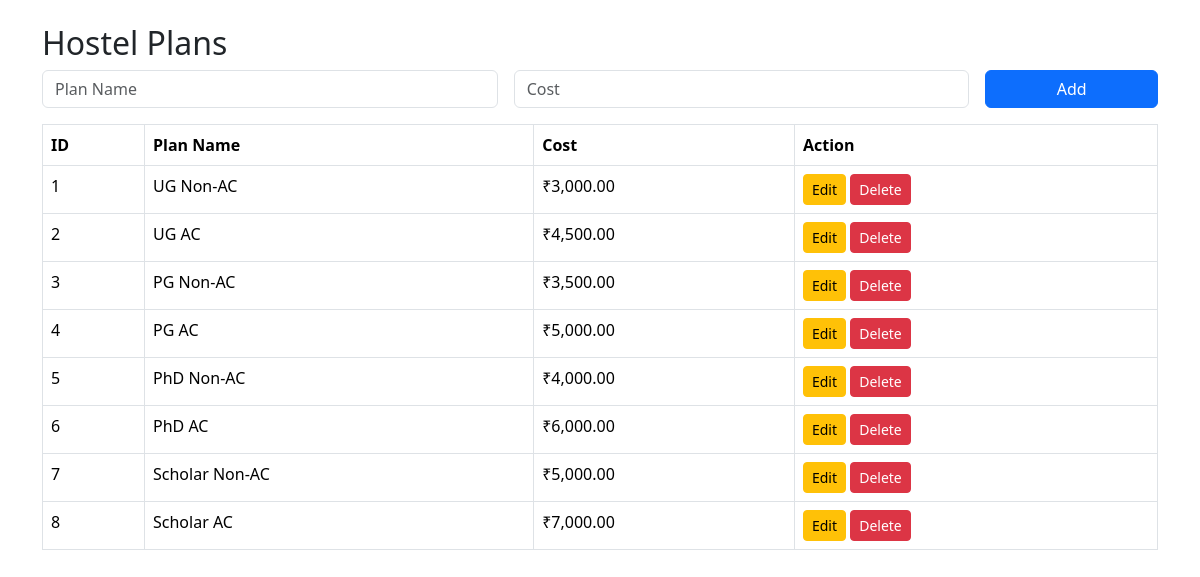
/admin/admin_hostel_plans.php, run on the app's committed database.
### tables this page shows
CREATE TABLE `hostel_plans` (
  `id` int(11) NOT NULL,
  `plan_name` varchar(100) NOT NULL,
  `category` enum('UG','PG','PhD','Scholar') NOT NULL,
  `type` enum('AC','Non-AC') NOT NULL,
  `cost` decimal(10,2) NOT NULL,
  `created_at` timestamp NOT NULL DEFAULT current_timestamp()
);

### admin/admin_hostel_plans.php (the view, shortened to what this page needs)
<?php
include("../includes/db.php");
$result = $conn->query("SELECT * FROM hostel_plans");
?>
<!DOCTYPE html>
<html>
<head>
  <link href="https://cdn.jsdelivr.net/npm/bootstrap@5.3.2/dist/css/bootstrap.min.css" rel="stylesheet">
</head>
<body class="p-4">
<div class="container">
  <h2>Hostel Plans</h2>
  <form method="post" class="row g-3 mb-3">
    <div class="col-md-5">
      <input type="text" name="plan_name" class="form-control" placeholder="Plan Name" required>
    </div>
    <div class="col-md-5">
      <input type="number" step="0.01" name="cost" class="form-control" placeholder="Cost" required>
    </div>
    <div class="col-md-2">
      <button type="submit" name="add_plan" class="btn btn-primary w-100">Add</button>
    </div>
  </form>
  <table class="table table-bordered">
    <thead><tr><th>ID</th><th>Plan Name</th><th>Cost</th><th>Action</th></tr></thead>
    <tbody>
      <?php while($row = $result->fetch_assoc()): ?>
        <tr>
          <td><?= $row['id'] ?></td>
          <td><?= htmlspecialchars($row['plan_name']) ?></td>
          <td>₹<?= number_format($row['cost'],2) ?></td>
          <td>
            <a href="edit_hostel_plan.php?id=<?= $row['id'] ?>" class="btn btn-sm btn-warning">Edit</a>
            <a href="delete_hostel_plan.php?id=<?= $row['id'] ?>" class="btn btn-sm btn-danger" onclick="return confirm('Delete this plan?')">Delete</a>
          </td>
        </tr>
      <?php endwhile; ?>
    </tbody>
  </table>
</div>
</body>
</html>

### data on the page
hostel_plans: id "1", plan_name "UG Non-AC", cost "3,000.00"
hostel_plans: id "2", plan_name "UG AC", cost "4,500.00"
hostel_plans: id "3", plan_name "PG Non-AC", cost "3,500.00"
hostel_plans: id "4", plan_name "PG AC", cost "5,000.00"
hostel_plans: id "5", plan_name "PhD Non-AC", cost "4,000.00"
hostel_plans: id "6", plan_name "PhD AC", cost "6,000.00"
hostel_plans: id "7", plan_name "Scholar Non-AC", cost "5,000.00"
hostel_plans: id "8", plan_name "Scholar AC", cost "7,000.00"
